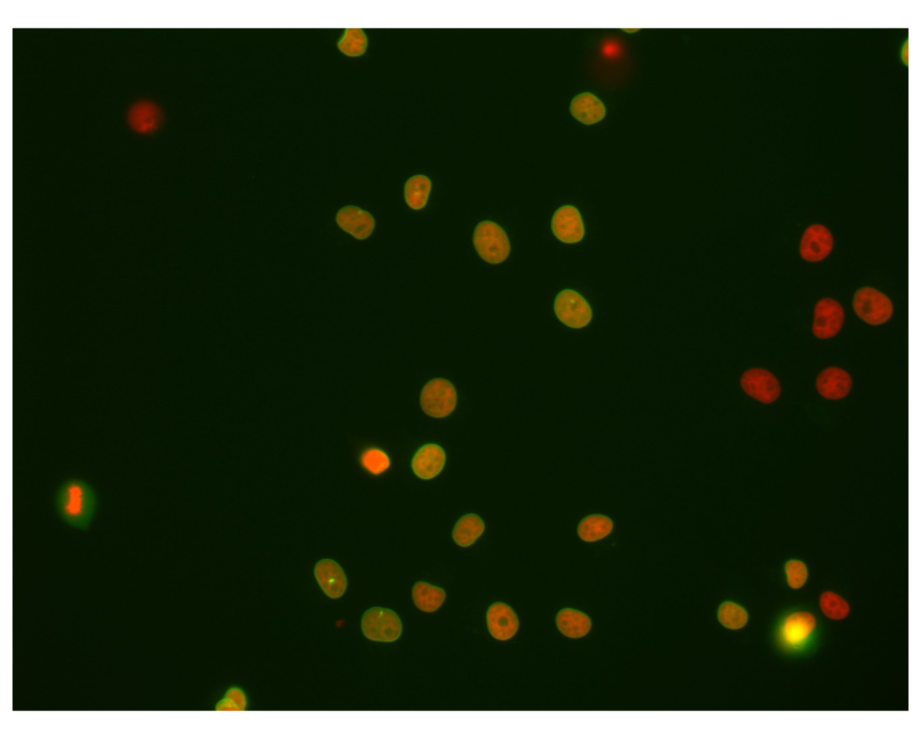
#> input picture demo/measurement/plate1_1_013 [Well 5, Field 1 (Spot 5)].png, 1842 x 1478 px (shown at 1/2 size)
$ jupyter execute --allow-errors counting_nuclei_multichannel.ipynb
#> lines starting #> are read from the running program, lines starting #| are printed output that depends on the picture
# Counting nuclei according to expression in multiple channels
A common bio-image analysis task is counting cells according to their signal expression in multiple channels. In this example we take a two-channel image of nuclei which express Cy3 and eGFP. Visually, we can easily see that some nuclei expressing Cy3 also express eGFP, others don't. This notebook demonstrates how to count these groups of nuclei.

[cell 1]
import pyclesperanto_prototype as cle
import numpy as np
from skimage.io import imread, imshow
import matplotlib.pyplot as plt

#> (the rest of this cell did not finish here and is left out)

We're using a dataset published by [Heriche et al.](https://doi.org/10.1091/mbc.E13-04-0221) licensed [CC BY 4.0](https://creativecommons.org/licenses/by/4.0/) available in the [Image Data Resource](https://idr.openmicroscopy.org/webclient/img_detail/179719/).

[cell 2]
# load file
raw_image = imread('plate1_1_013 [Well 5, Field 1 (Spot 5)].png')
#> raw_image is the input picture: shape (1478, 1842, 4); mean R, G, B, A 10, 22.6, 0.4, 229.2

# visualize
imshow(raw_image)

First, we need to split channels ([read more](https://github.com/BiAPoL/Bio-image_Analysis_with_Python/blob/a62070dee408814cee4258758f5187f135774519/image_processing/03_multi_channel_image_data.ipynb)). After that, we can actually see that not all cells marked with Cy3 (channel 0) are also marked with eGFP (channel 1):

[cell 3]
# extract channels
channel_0 = raw_image[...,0]
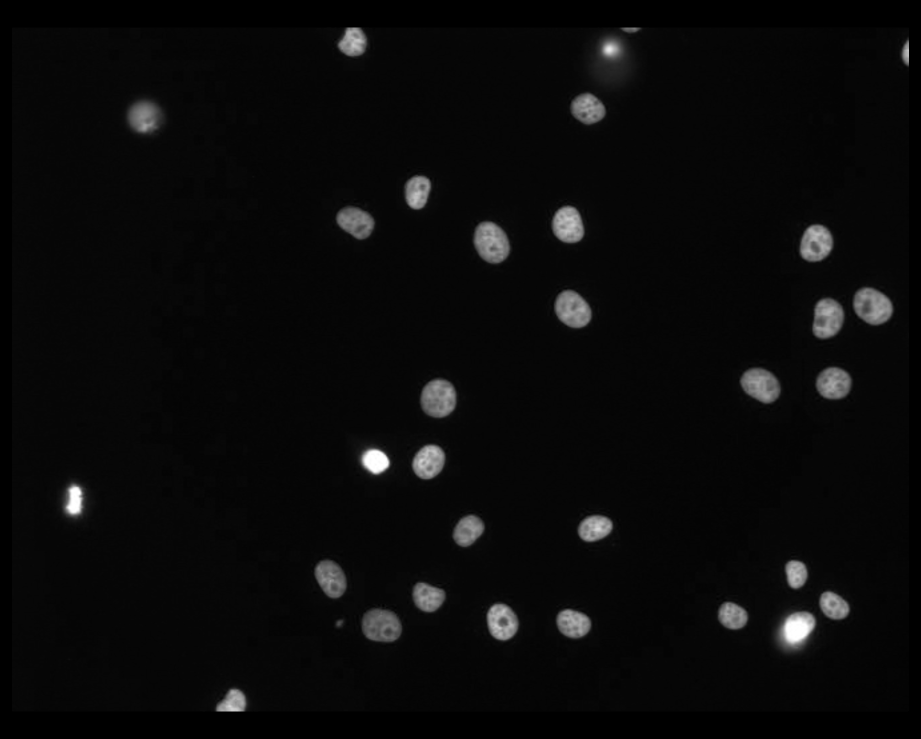
#> channel_0: shape (1478, 1842) (shown at 1/2 size); min 0, max 255, mean 10
channel_1 = raw_image[...,1]
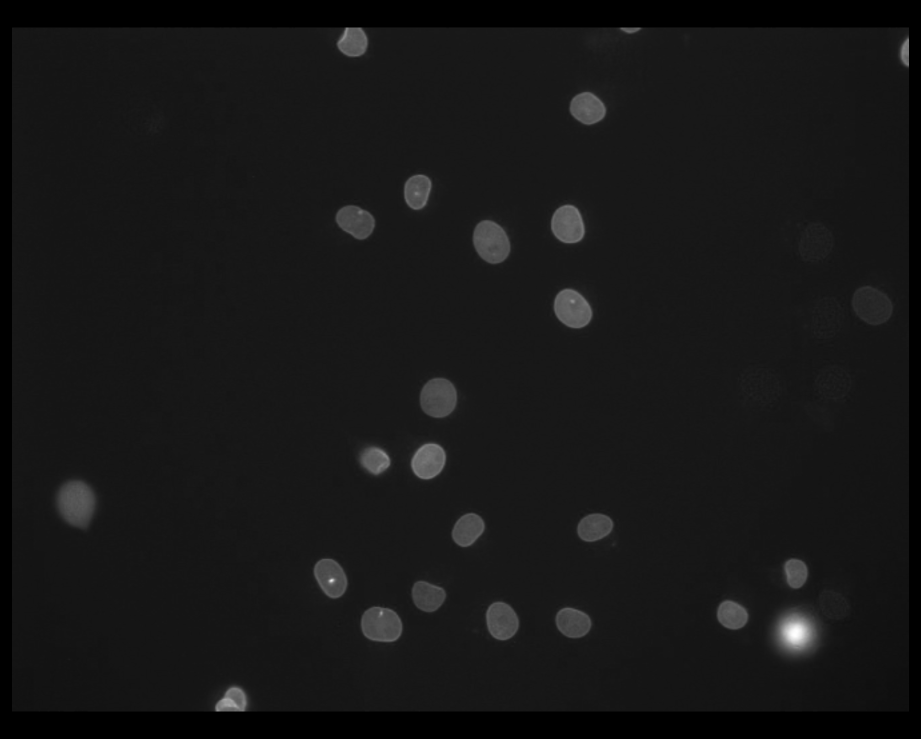
#> channel_1: shape (1478, 1842) (shown at 1/2 size); min 0, max 255, mean 22.6

# visualize
fig, axs = plt.subplots(1, 2, figsize=(15,15))
axs[0].imshow(channel_0, cmap='gray')
axs[1].imshow(channel_1, cmap='gray')
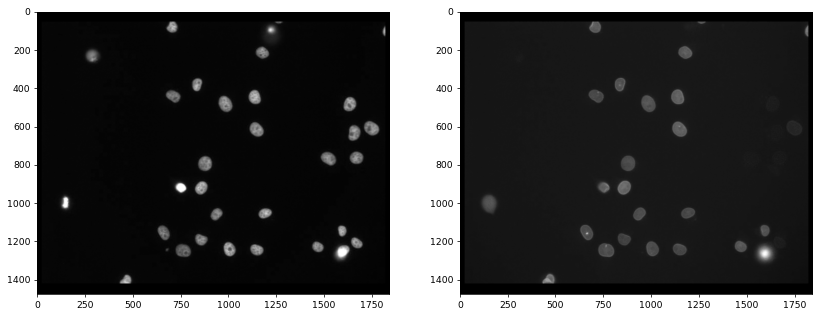
#> figure drawn by matplotlib, 2 panels
